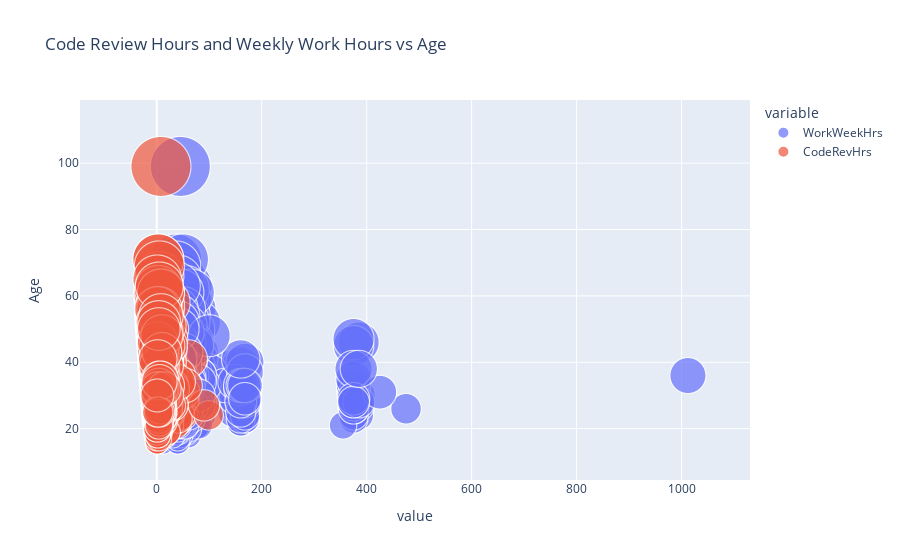

This figure's notebook cell:
### Code cell
df_new = df.dropna(axis=0)
fig = px.scatter(df_new, x=["WorkWeekHrs", "CodeRevHrs"], y="Age", size="Age", 
                 title="Code Review Hours and Weekly Work Hours vs Age", size_max=60)
fig.show()

### Figure 1 — Plotly figure (JSON) as saved in the notebook; plotly's stock layout.template omitted (floating-point values rounded to 4 significant figures; data arrays with more than 128 entries replaced by an {"elided": "..."} marker saying what was removed)
{"data": [{"hovertemplate": "variable=WorkWeekHrs<br>value=%{x}<br>Age=%{marker.size}<extra></extra>", "legendgroup": "WorkWeekHrs", "marker": {"color": "#636efa", "size": {"elided": "8669 int values"}, "sizemode": "area", "sizeref": 0.0275, "symbol": "circle"}, "mode": "markers", "name": "WorkWeekHrs", "showlegend": true, "type": "scattergl", "x": {"elided": "8669 float values"}, "xaxis": "x", "y": {"elided": "8669 int values"}, "yaxis": "y"}, {"hovertemplate": "variable=CodeRevHrs<br>value=%{x}<br>Age=%{marker.size}<extra></extra>", "legendgroup": "CodeRevHrs", "marker": {"color": "#EF553B", "size": {"elided": "8669 int values"}, "sizemode": "area", "sizeref": 0.0275, "symbol": "circle"}, "mode": "markers", "name": "CodeRevHrs", "showlegend": true, "type": "scattergl", "x": {"elided": "8669 float values"}, "xaxis": "x", "y": {"elided": "8669 int values"}, "yaxis": "y"}], "layout": {"autosize": true, "legend": {"itemsizing": "constant", "title": {"text": "variable"}, "tracegroupgap": 0}, "title": {"text": "Code Review Hours and Weekly Work Hours vs Age"}, "xaxis": {"anchor": "y", "autorange": true, "domain": [0, 1], "range": [-121.7, 1115.0], "title": {"text": "value"}, "type": "linear"}, "yaxis": {"anchor": "x", "autorange": true, "domain": [0, 1], "range": [0.6839, 127.7], "title": {"text": "Age"}, "type": "linear"}}}
